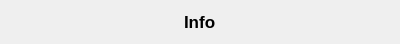
<?xml version="1.0" encoding="UTF-8"?>
<ui version="4.0">
 <class>FormTitle</class>
 <widget class="QWidget" name="FormTitle">
  <property name="geometry">
   <rect>
    <x>0</x>
    <y>0</y>
    <width>400</width>
    <height>44</height>
   </rect>
  </property>
  <property name="windowTitle">
   <string>Form</string>
  </property>
  <layout class="QVBoxLayout" name="verticalLayout">
   <item>
    <layout class="QHBoxLayout" name="horizontalLayout">
     <item>
      <spacer name="horizontalSpacer">
       <property name="orientation">
        <enum>Qt::Horizontal</enum>
       </property>
       <property name="sizeHint" stdset="0">
        <size>
         <width>40</width>
         <height>20</height>
        </size>
       </property>
      </spacer>
     </item>
     <item>
      <widget class="QLabel" name="label">
       <property name="font">
        <font>
         <pointsize>13</pointsize>
         <bold>true</bold>
        </font>
       </property>
       <property name="text">
        <string>Info</string>
       </property>
      </widget>
     </item>
     <item>
      <spacer name="horizontalSpacer_2">
       <property name="orientation">
        <enum>Qt::Horizontal</enum>
       </property>
       <property name="sizeHint" stdset="0">
        <size>
         <width>40</width>
         <height>20</height>
        </size>
       </property>
      </spacer>
     </item>
    </layout>
   </item>
  </layout>
 </widget>
 <resources/>
 <connections/>
</ui>
